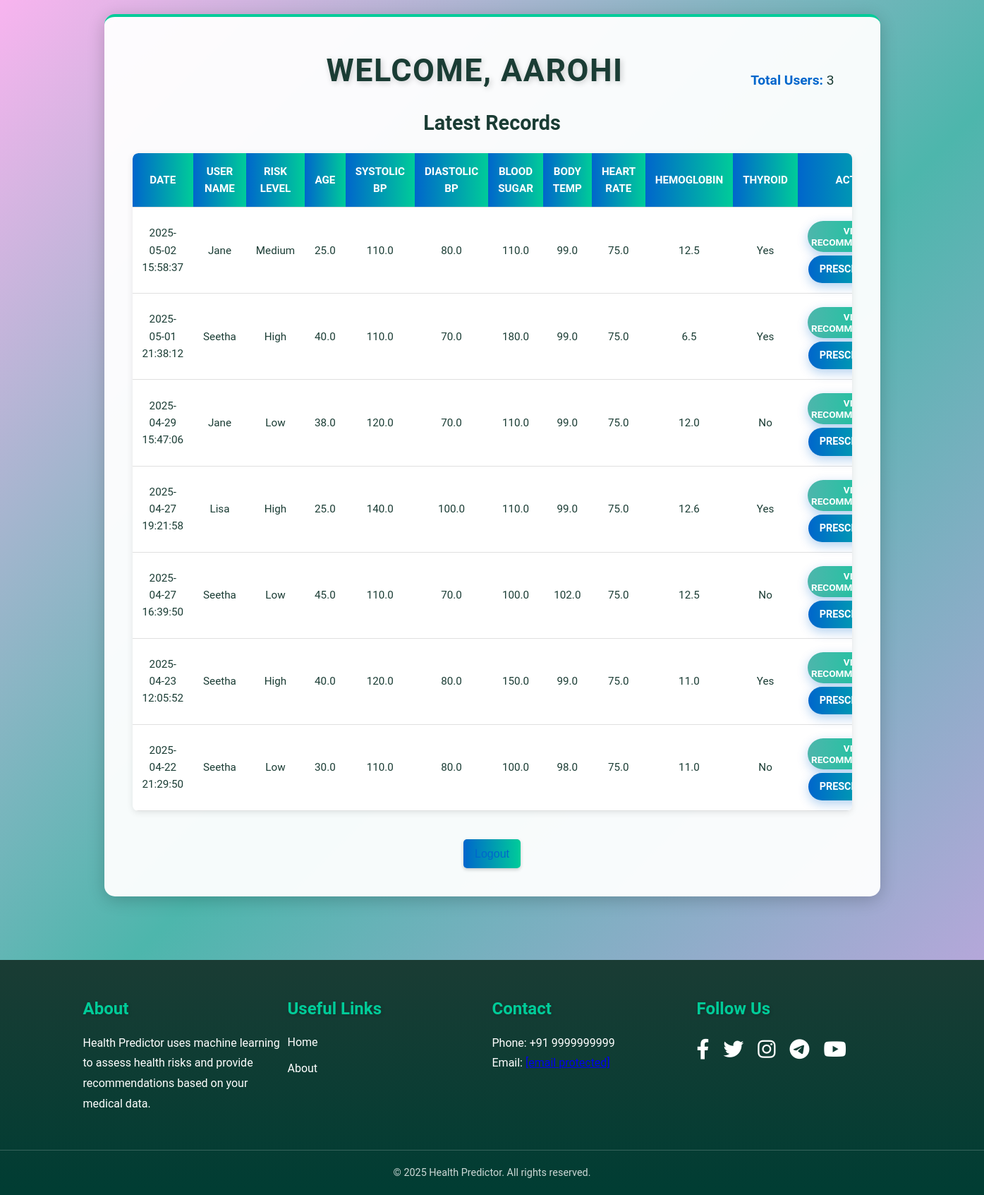
/admin_dashboard (signed in), run on the app's committed database.
### tables this page shows
CREATE TABLE records (
            id INTEGER PRIMARY KEY AUTOINCREMENT,
            user_email TEXT NOT NULL,
            date TEXT NOT NULL,
            prediction TEXT NOT NULL,
            recommendation TEXT NOT NULL,
            details TEXT,
            doctor_recommendation TEXT,
            risk_factors TEXT,
            FOREIGN KEY (user_email) REFERENCES users (email)
        );

CREATE TABLE users (
            id INTEGER PRIMARY KEY AUTOINCREMENT,
            name TEXT NOT NULL,
            email TEXT UNIQUE NOT NULL,
            password TEXT NOT NULL,
            role TEXT NOT NULL
        );

### app.py (the view, shortened to what this page needs)
@app.route('/admin_dashboard')
def admin_dashboard():
    if 'user' not in session or session.get('role') != 'admin':
        return redirect(url_for('login'))
    conn = sqlite3.connect(DB_PATH)
    c = conn.cursor()
    try:
        c.execute("SELECT COUNT(*) FROM users WHERE role = 'user'")
        total_users = c.fetchone()[0]
        c.execute("SELECT email FROM users WHERE role = 'user'")
        users = [row[0] for row in c.fetchall()]
        selected_user = request.args.get('user_email', None)
        selected_user_name = None
        if selected_user:
            c.execute("SELECT name FROM users WHERE email = ?", (selected_user,))
            result = c.fetchone()
            selected_user_name = result[0] if result else "Unknown"
        query = """
            SELECT user_email, date, prediction, recommendation, details,
                   doctor_recommendation, risk_factors
            FROM records
        """
        params = ()
        if selected_user:
            query += " WHERE user_email = ?"
            params = (selected_user,)
        query += " ORDER BY date DESC LIMIT 10"
        c.execute(query, params)
        records = []
        for row in c.fetchall():
            c.execute("SELECT name FROM users WHERE email = ?", (row[0],))
            user_result = c.fetchone()
            user_name = user_result[0] if user_result else "Unknown"
            details = json.loads(row[4]) if row[4] else {}
            risk_factors = json.loads(row[6]) if row[6] else []
            records.append({
                "user_name": user_name,
                "user_email": row[0],
                "date": row[1],
                "risk": row[2],
                "recommendation": row[3],
                "details": details,
                "doctor_recommendation": row[5],
                "risk_factors": risk_factors  # ✅ added
            })
        return render_template(
            'admin_dashboard.html',
            prediction=None,
            records=records,
            error=None,
            name=session.get('name', 'Admin'),
            total_users=total_users,
            users=users,
            selected_user=selected_user,
            selected_user_name=selected_user_name
        )
    finally:
        conn.close()

### templates/admin_dashboard.html (shortened to what this page needs)
<!DOCTYPE html>
<html>
<head>
    <link rel="stylesheet" href="https://cdnjs.cloudflare.com/ajax/libs/font-awesome/6.4.0/css/all.min.css">
    <link rel="stylesheet" href="{{ url_for('static', filename='admin_dashboard.css') }}">
</head>
<body>
    <div class="container dashboard-container">
        <div class="header-row">
            <h1>Welcome, {{ name }}</h1>
            <div class="admin-stats">
                <p><strong>Total Users:</strong> {{ total_users }}</p>
            </div>
        </div>
        <div class="table-content">
            <h2>Latest Records</h2>
            {% if records %}
            <div class="table-wrapper">
                <table>
                    <tr>
                        <th>Date</th>
                        <th>User Name</th>
                        <th>Risk Level</th>
                        <th>Age</th>
                        <th>Systolic BP</th>
                        <th>Diastolic BP</th>
                        <th>Blood Sugar</th>
                        <th>Body Temp</th>
                        <th>Heart Rate</th>
                        <th>Hemoglobin</th>
                        <th>Thyroid</th>
                        <th>Action</th>
                    </tr>
                    {% for record in records %}
                    <tr>
                        <td>{{ record.date }}</td>
                        <td>{{ record.user_name }}</td>
                        <td>{{ record.risk }}</td>
                        <td>{{ record.details.age }}</td>
                        <td>{{ record.details.systolic_bp }}</td>
                        <td>{{ record.details.diastolic_bp }}</td>
                        <td>{{ record.details.bs|float|round(1) }}</td>
                        <td>{{ record.details.body_temp|float|round(1) }}</td>
                        <td>{{ record.details.heart_rate }}</td>
                        <td>{{ record.details.hemoglobin_level|float|round(1) }}</td>
                        <td>{{ record.details.thyroid }}</td>
                        <td>
                            <button class="btn view-recommendation-btn"
                                    data-risk-factors="{{ record.risk_factors | join(', ') }}"
                                    data-recommendation="{{ record.recommendation }}"
                                    data-doctor-recommendation="{{ record.doctor_recommendation|default('None yet') }}">View Recommendation</button>
                            <a href="{{ url_for('doctor_recommendation', record_id=loop.index0, user_email=record.user_email) }}" class="btn">Prescription</a>
                        </td>
                    </tr>
                    {% endfor %}
                </table>
            </div>
            {% else %}
                <p>No records found.</p>
            {% endif %}
        </div>
        <div class="nav-links">
            <a href="{{ url_for('logout') }}">Logout</a>
        </div>
    </div>
    <footer class="footer" id="footer">
        <div class="footer-container">
            <div class="footer-section">
                <h3>About</h3>
                <p>Health Predictor uses machine learning to assess health risks and provide recommendations based on your medical data.</p>
            </div>
            <div class="footer-section">
                <h3>Useful Links</h3>
                <ul class="footer-links">
                    <li><a href="{{ url_for('index') }}">Home</a></li>
                    <li><a href="{{ url_for('about') }}">About</a></li>
                </ul>
            </div>
            <div class="footer-section">
                <h3>Contact</h3>
                <p>Phone: +91 9999999999</p>
                <p>Email: <a href="/cdn-cgi/l/email-protection" class="__cf_email__" data-cfemail="4a393f3a3a25383e0a222f2b263e223a382f2e23293e253864292527">[email&#160;protected]</a></p>
            </div>
            <div class="footer-section">
                <h3>Follow Us</h3>
                <div class="social-icons">
                    <a href="https://facebook.com" target="_blank" aria-label="Facebook"><i class="fab fa-facebook-f"></i></a>
                    <a href="https://twitter.com" target="_blank" aria-label="Twitter"><i class="fab fa-twitter"></i></a>
                    <a href="https://instagram.com" target="_blank" aria-label="Instagram"><i class="fab fa-instagram"></i></a>
                    <a href="https://telegram.org" target="_blank" aria-label="Telegram"><i class="fab fa-telegram-plane"></i></a>
                    <a href="https://youtube.com" target="_blank" aria-label="YouTube"><i class="fab fa-youtube"></i></a>
                </div>
            </div>
        </div>
        <div class="footer-bottom">
            <p>© 2025 Health Predictor. All rights reserved.</p>
        </div>
    </footer>
</body>
</html>

### data on the page
records: date "2025-05-02 15:58:37", risk "Medium"
users: user_name "Jane" "Jane"
records: date "2025-05-01 21:38:12", risk "High"
users: user_name "Seetha" "Seetha" "Seetha" "Seetha"
records: date "2025-04-29 15:47:06", risk "Low"
records: date "2025-04-27 19:21:58", risk "High"
users: user_name "Lisa"
records: date "2025-04-27 16:39:50", risk "Low"
records: date "2025-04-23 12:05:52", risk "High"
records: date "2025-04-22 21:29:50", risk "Low"

### other printed values
{{ name }} "AAROHI"
{{ total_users }} "3"
{{ record.details.age }} "25.0" "40.0" "38.0" "25.0" "45.0" "40.0" "30.0"
{{ record.details.systolic_bp }} "110.0" "110.0" "120.0" "140.0" "110.0" "120.0" "110.0"
{{ record.details.diastolic_bp }} "80.0" "70.0" "70.0" "100.0" "70.0" "80.0" "80.0"
{{ record.details.bs|float|round(1) }} "110.0" "180.0" "110.0" "110.0" "100.0" "150.0" "100.0"
{{ record.details.body_temp|float|round(1) }} "99.0" "99.0" "99.0" "99.0" "102.0" "99.0" "98.0"
{{ record.details.heart_rate }} "75.0" "75.0" "75.0" "75.0" "75.0" "75.0" "75.0"
{{ record.details.hemoglobin_level|float|round(1) }} "12.5" "6.5" "12.0" "12.6" "12.5" "11.0" "11.0"
{{ record.details.thyroid }} "Yes" "Yes" "No" "Yes" "No" "Yes" "No"
